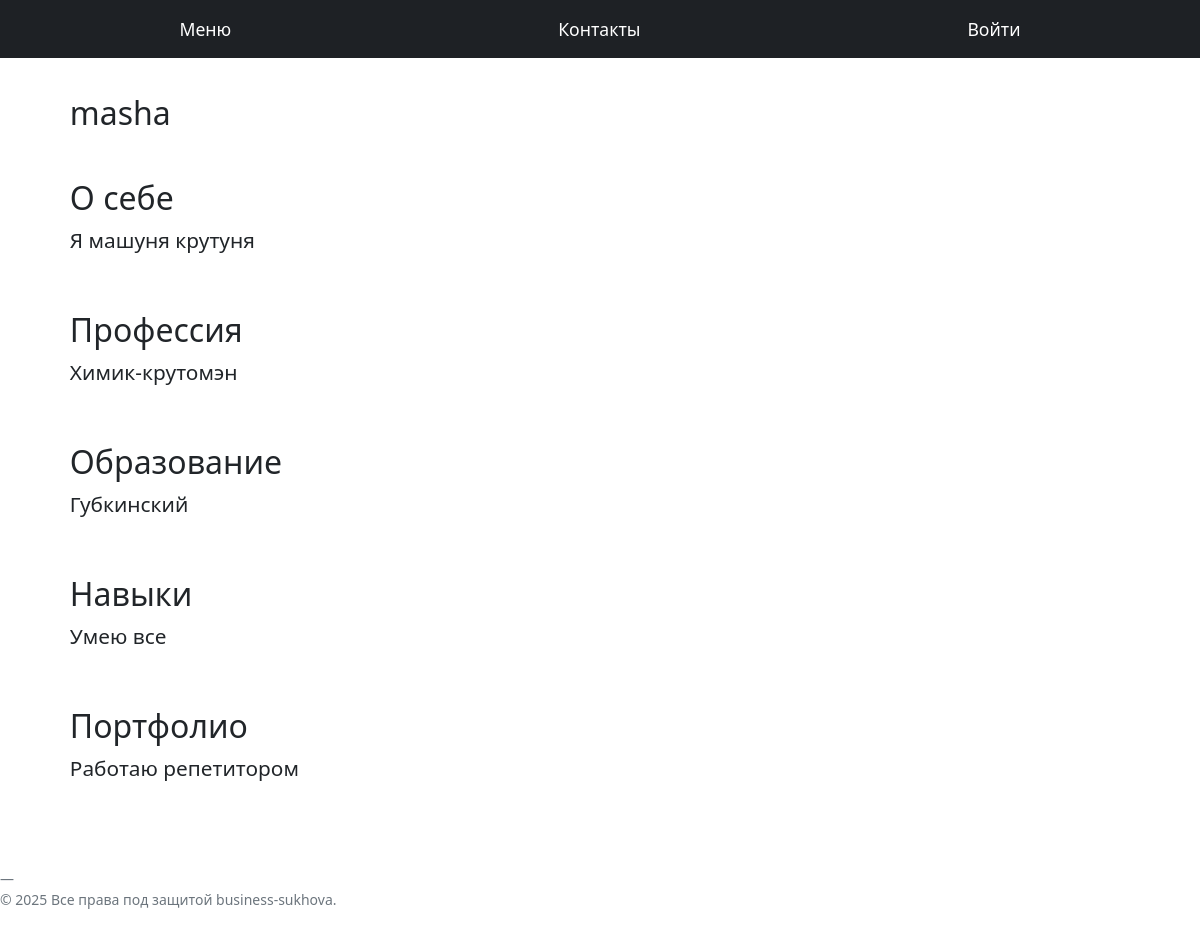
/resume/8/, run on the app's committed database.
### resume/models.py (models this page shows)
class Resume(models.Model):
    author = models.ForeignKey(Profile, on_delete=models.CASCADE, related_name='resumes')
    about = models.TextField()
    profession = models.CharField(max_length=100)
    education = models.CharField(max_length=100)
    skills = models.TextField()
    portfolio = models.TextField()
    updated_at = models.DateTimeField(auto_now=True)
    created_at = models.DateTimeField(auto_now_add=True)

### root/models.py (models this page shows, shortened)
class Profile(models.Model):
    user = models.OneToOneField(User, on_delete=models.CASCADE, related_name='profile')
    city = models.CharField(max_length=100, null=True, blank=True)
    country = models.CharField(max_length=100, null=True, blank=True)

### resume/views.py (the view, shortened to what this page needs)
# urls.py: path('<int:id>/', views.get_by_id, name='get_by_id'),
def get_by_id(request, id):
    if request.method == "GET":
        resume = Resume.objects.filter(id=id).first()
        if resume:
            return render(request, 'resume/view.html', context={"resume": resume})
        else:
            return render(request, 'root/404.html')

### resume/templates/resume/view.html (shortened to what this page needs)
{% extends "root/base.html" %}
{% load static %}
{% block css %}
    <link rel="stylesheet" href="{% static 'resume/css/resume.css' %}">
{% endblock %}
{% block main %}
    <div id="resume" class="d-flex flex-column gap-3">
        <section id="introduce" class="row align-items-center">
            <div class="col-md-6">
                <h2 class="">{{ resume.author.user.username }}</h2>
            </div>
        </section>
        <section id="about">
            <h2>О себе</h2>
            <p class="editable">{{ resume.about }}</p>
        </section>
        <section id="profession">
            <h2>Профессия</h2>
            <p class="editable">{{ resume.profession }}</p>
        </section>
        <section id="education">
            <h2>Образование</h2>
            <p class="editable">{{ resume.education }}</p>
        </section>
        <section id="skills">
            <h2>Навыки</h2>
            <p class="editable">{{ resume.skills }}</p>
        </section>
        <section id="portfolio">
            <h2>Портфолио</h2>
            <p class="editable">{{ resume.portfolio }}</p>
        </section>
    </div>
{% endblock %}

### resume/static/resume/css/resume.css (style rules this page uses)
#resume > section { padding: 1% 3%; }
#resume > section > p { font-size: 1.3em; }
.editable { cursor: pointer; }

### data on the page
Resume: author.user.username "masha", about "Я машуня крутуня", profession "Химик-крутомэн", education "Губкинский", skills "Умею все", portfolio "Работаю репетитором"
